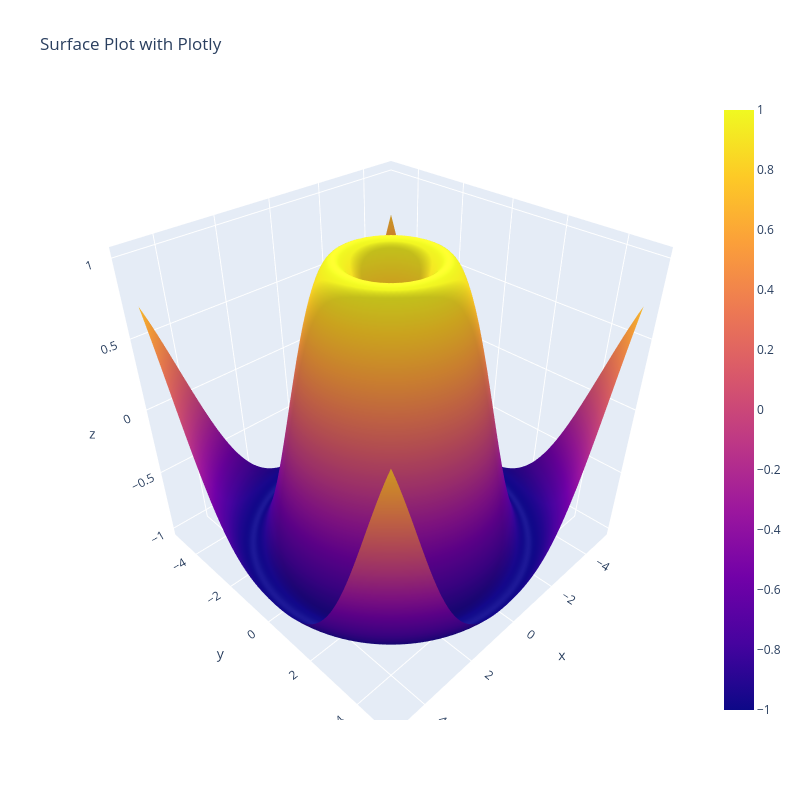

Notebook cell for this chart:
### Code cell
import plotly.graph_objects as go
import numpy as np

x = np.linspace(-5, 5, 100)
y = np.linspace(-5, 5, 100)
x, y = np.meshgrid(x, y)
z = np.sin(np.sqrt(x**2 + y**2))

fig = go.Figure(data=[go.Surface(z=z, x=x, y=y)])
fig.update_layout(title='Surface Plot with Plotly', autosize=False, width=800, height=800)
fig.show()

### Figure 1 — Plotly figure (JSON) as saved in the notebook; plotly's stock layout.template omitted (floating-point values rounded to 4 significant figures; data arrays with more than 128 entries replaced by an {"elided": "..."} marker saying what was removed)
{"data": [{"type": "surface", "x": {"elided": "100x100 float values"}, "y": {"elided": "100x100 float values"}, "z": {"elided": "100x100 float values"}}], "layout": {"autosize": false, "height": 800, "title": {"text": "Surface Plot with Plotly"}, "width": 800}}
